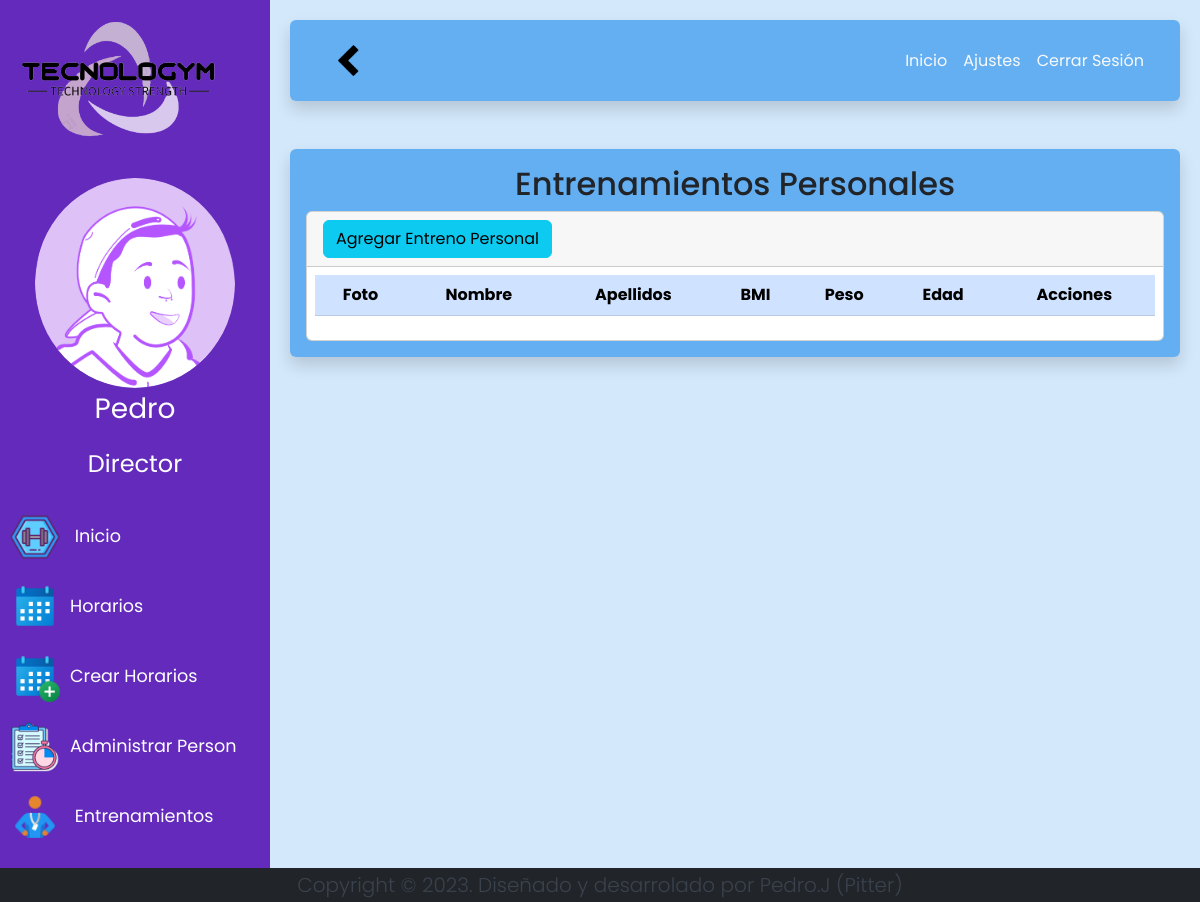
Before: /c_PersonalTraining/showPersonalTraining (signed in) with the older database file.
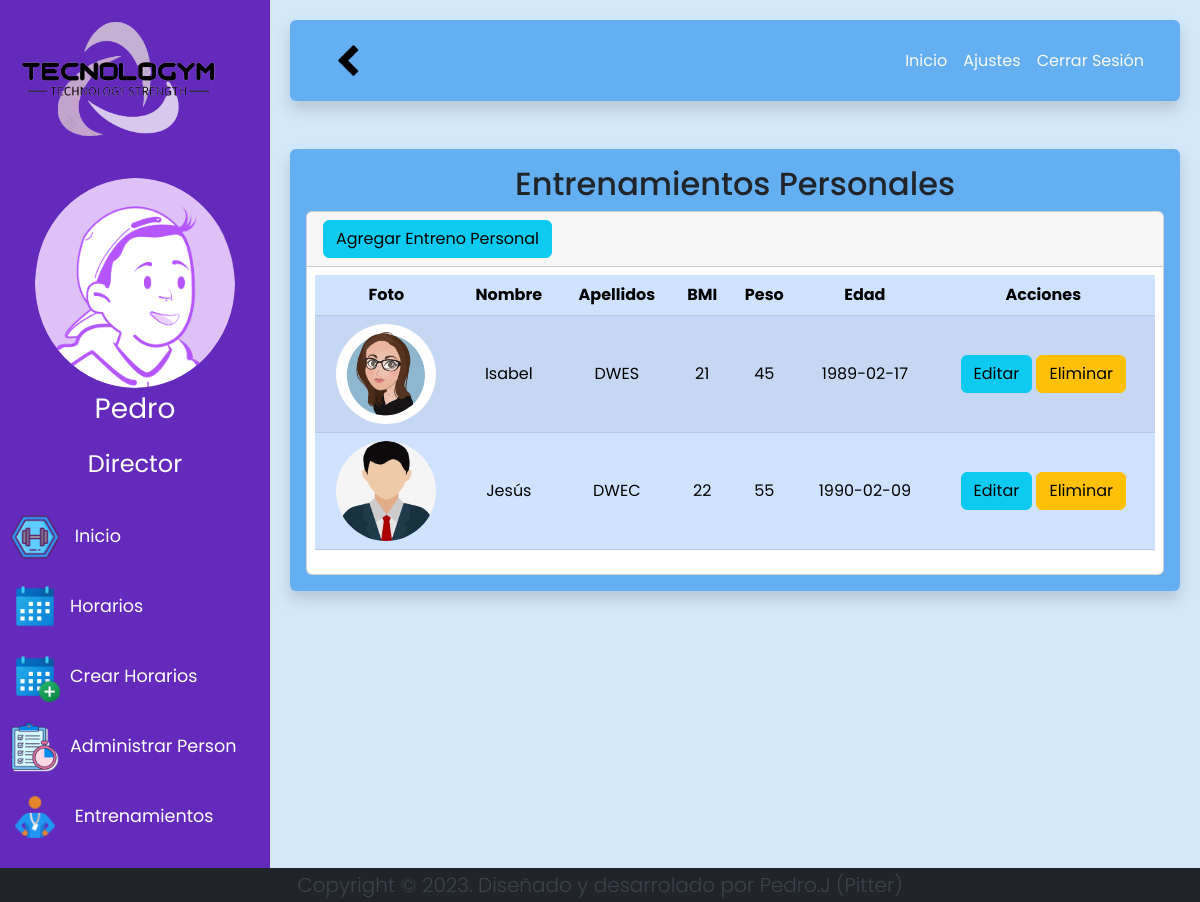
After: the same page with the newer database file.
### tables this page shows
CREATE TABLE `client` (
  `id_client` int(11) NOT NULL,
  `id_person` int(11) NOT NULL,
  `BMI` double NOT NULL DEFAULT 0,
  `weight` double NOT NULL DEFAULT 0,
  `birth_date` date NOT NULL,
  `comments` varchar(255) NOT NULL
);

CREATE TABLE `person` (
  `id_person` int(11) NOT NULL,
  `name` varchar(70) NOT NULL,
  `lastname` varchar(70) NOT NULL,
  `user` varchar(70) DEFAULT NULL,
  `password` varchar(255) DEFAULT NULL,
  `email` varchar(70) DEFAULT NULL,
  `phone` varchar(9) DEFAULT NULL,
  `avatar` varchar(255) DEFAULT NULL
);

### config/core/Controller.php (called while the page is built, shortened)
<?php
abstract class Controller
{
    protected function loadView($view, $params = array())
    {
        return new View($view, $params);
    }
    protected function loadModel($model)
    {
        if (is_file(ROOT . PATH_MODELS . $model . ".php")) {
            return new $model();
        } else {
            throw new Exception("Error, model does not exist");
        }
    }
}
?>

### app/controllers/c_PersonalTraining.php (called while the page is built, shortened)
<?php
class c_PersonalTraining extends Controller
{
    private $m_personalTraining;
    public function __construct()
    {
        $this->m_personalTraining = $this->loadModel("m_PersonalTraining");
    }
    public function showPersonalTraining()
    {
        $datos['clients'] = $this->m_personalTraining->showPersonalTraining();
        $contenido = "v_PersonalTraining";
        $this->loadView("templates/header");
        $this->loadView("templates/sidebar");
        $this->loadView($contenido, $datos);
        $this->loadView("templates/footer");
    }
}
?>

### config/core/Model.php (called while the page is built, shortened)
<?php
class Model
{
    private $host = DB_HOST;
    private $user = DB_USER;
    private $pass = DB_PASS;
    private $dbname = DB_NAME;
    private $dbh;
    private $stmt;
    function __construct()
    {
        $dsn = 'mysql:host=' . $this->host . ';dbname=' . $this->dbname;
        $options = array(
            PDO::ATTR_PERSISTENT => true,
            PDO::ATTR_ERRMODE => PDO::ERRMODE_EXCEPTION,
            PDO::MYSQL_ATTR_INIT_COMMAND => 'SET NAMES utf8'
        );
        try {
            $this->dbh = new PDO($dsn, $this->user, $this->pass, $options);
        } catch (PDOException $e) {
            $this->error = $e->getMessage();
        }
    }
    public function consult($query)
    {
        $this->stmt = $this->dbh->prepare($query);
    }
    public function launch()
    {
        return $this->stmt->execute();
    }
    public function result()
    {
        $this->launch();
        return $this->stmt->fetchAll(PDO::FETCH_ASSOC);
    }
}
?>

### app/models/m_PersonalTraining.php (called while the page is built, shortened)
<?php
class m_PersonalTraining extends Model
{
    public function showPersonalTraining()
    {
        $snt = "SELECT * FROM person INNER JOIN client ON client.id_person = person.id_person;";
        $this->consult($snt);
        return $this->result();
    }
}
?>

### app/views/v_PersonalTraining.php (the view, shortened to what this page needs)
<div class="row-6 fondo-2 shadow p-3 mb-5 rounded">
    <h2 class="text-center">Entrenamientos Personales</h2>
    <div class="card">
        <div class="card-header">
            <a name="addClient" class="btn btn-info" href="<?= BASE_URL . "c_PersonalTraining/addPersonalTraining" ?>" role="button">Agregar Entreno Personal </a>
        </div>
        <div class="table-responsive-sm m-2">
            <table class="table table-primary table-striped table-hover align-baseline">
                <thead>
                    <tr class="text-center">
                        <th scope="col">Foto</th>
                        <th scope="col">Nombre</th>
                        <th scope="col">Apellidos</th>
                        <th scope="col">BMI</th>
                        <th scope="col">Peso</th>
                        <th scope="col">Edad</th>
                        <th scope="col">Acciones</th>
                    </tr>
                </thead>
                <tbody>
                    <?php
                    foreach ($clients as $client) : ?>
                        <tr class="text-center  ">
                            <td scope="row">
                                <?php if (isset($client['avatar']) or $client['avatar'] != NULL) {
                                    echo '<img class="img-fluid rounded-circle" src="' . BASE_URL . IMG_URL . $client['avatar'] . '" width="100" alt="Brand-Tecnologym">';
                                } else {
                                    echo '<img class="img-fluid rounded-circle" src="' . BASE_URL . 'app\assets\img\icons\avatar_person.jpg" width="100" alt="Brand-Tecnologym">';
                                }  ?>
                            </td>
                            <td><?= $client['name'] ?></td>
                            <td><?= $client['lastname'] ?></td>
                            <td><?= $client['BMI'] ?></td>
                            <td><?= $client['weight'] ?></td>
                            <td><?= $client['birth_date'] ?></td>
                            <td>
                                <a name="updatePersonalTraining" class="btn btn-info" href="<?= BASE_URL . "c_PersonalTraining/updateClients/" . $client['id_person'] ?>" type="button">Editar</a>
                                <a id="" class="btn_delete_PT btn btn-warning" role="button">Eliminar</a>
                            </td>
                        </tr>
                    <?php endforeach ?>
                </tbody>
            </table>
        </div>
    </div>
</div>

### app/views/templates/header.php (shortened to what this page needs)
<!doctype html>
<html lang="en">
<head>
    <link href="https://cdn.jsdelivr.net/npm/bootstrap@5.2.1/dist/css/bootstrap.min.css" rel="stylesheet">
    <link rel="stylesheet" href="<?= BASE_URL ?>app\views\css\v_index.css">
</head>

### index.php (shortened to what this page needs)
<?php
$router = new Router();
$method = $router->getMethod();
$parameters = $router->getParams();
$myController = new $controller();
if (empty($parameters)) {
    $myController->$method();
} else {
    $myController->$method($parameters);
}
?>

### config/core/View.php (shortened to what this page needs)
<?php
class View
{
    protected $view;
    protected $params;
    public function __construct($view, $params = array())
    {
        $this->view = $view;
        $this->params = $params;
        $this->render();
    }
    protected function render()
    {
        $this->template = $this->getContentTemplate($this->view);
        echo $this->template;
    }
    protected function getContentTemplate($file)
    {
        $filePath = ROOT . PATH_VIEWS . $file . ".php";
        if (is_file($filePath)) {
            extract($this->params);
            require $filePath;
            $template = ob_get_contents();
            return $template;
        } else {
            throw new Exception("Error, view does not exist " . $filePath);
        }
    }
}
?>

### app/views/templates/sidebar.php (shortened to what this page needs)
<body>
    <div class="wrapper">
        <nav id="sidebar">
            <div class="sidebar-header">
                <a href="<?= BASE_URL . "./c_Users/dashboard" ?>"><img class="img-fluid" src="<?= BASE_URL ?>app/assets/img/Brand_Tecnologym.png" width="200" alt="Brand-Tecnologym"></a>
            </div>
            <div class="sidebar-header text-center push ">
                <?php if (isset($_SESSION['session']['avatar'])) {
                    echo '<img class="img-fluid rounded-circle" src="' . BASE_URL . IMG_URL . $_SESSION['session']['avatar'] . '" width="200" "height=200" alt="Brand-Tecnologym">';
                } else {
                    echo '<img class="img-fluid rounded-circle" src="' . BASE_URL . 'app\assets\img\icons\avatar_person.jpg" width="200" alt="Brand-Tecnologym">';
                } ?>
                <span class="disappear fs-3"><?= $_SESSION['session']['name']; ?></span>
                <span class="disappear fs-4"><?= $_SESSION['session']['role']; ?></span>
            </div>
            <ul class="list-unstyled">
                <li class="active">
                    <a href="<?= BASE_URL . "c_Users/dashboard" ?>">
                        <i class="fas fa-home"><img src="<?= BASE_URL ?>app\assets\img\icons\homeGym2.png" width="50" alt="Inicio"></i>
                        <span class="disappear">Inicio</span>
                    </a>
                </li>
                <li>
                    <?php if ($_SESSION['session']['role'] != "Monitor") {
                        echo "<a href='" . BASE_URL . "c_Schedule/showPersonalSchedule'  class=''>";
                        echo "<i class='fas fa-home'>";
                        echo "<img src='" . BASE_URL . "app\assets\img\icons\schedule2.png' width='50' alt='Horario'>";
                        echo "</i>";
                        echo "<span class='disappear'>Horarios</span>";
                        echo "</a>";
                        echo "<a href='" . BASE_URL . "c_Schedule/createSchedule'>";
                        echo "<i class='fas fa-home'>";
                        echo "<img src='" . BASE_URL . "app\assets\img\icons\schedule_plus2.png' width='50' alt='Crear Horario'>";
                        echo "</i>";
                        echo "<span class='disappear'>Crear Horarios</span></a>";
                        if ($_SESSION['session']['role'] == "Director") {
                            echo "<a href='" . BASE_URL . "c_Users/managePersonal'>";
                            echo "<i class='fas fa-home'>";
                            echo "<img src='" . BASE_URL . "app/assets/img/icons/adminPerson.png' width='50' alt='Administrar Personal'>";
                            echo "</i>";
                            echo "<span class='disappear'>Administrar Person</span></a>";
                        }
                    } ?>
                </li>
                <li>
                    <a href="<?= BASE_URL ?>c_PersonalTraining/showPersonalTraining">
                        <i class="fas fa-home"><img src="<?= BASE_URL ?>app\assets\img\icons\personalTrainer2.png" width="50" alt="Entrenamientos Personales"></i>
                        <span class="disappear">Entrenamientos</span></a>
                </li>
            </ul>
        </nav>
        <div id="content">
            <nav class="fondo-2 shadow p-3 mb-5 rounded navbar navbar-expand-lg navbar-light">
                <div class="container-fluid ">
                    <button type="button" id="sidebarCollapse" class="btn row">
                        <i class="fas fa-home"><img class="rotation" src="<?= BASE_URL ?>app\assets\img\icons\left_arrow.png" width="35" alt="Cerrar Menu"></i>
                    </button>
                    <div class="collapse justify-content-end navbar-collapse" id="navbarSupportedContent">
                        <ul class="nav navbar-nav ml-auto text-end">
                            <li class="nav-item active">
                                <a class="text-light nav-link rounded" href="<?= BASE_URL . "c_Users/dashboard" ?>">Inicio</a>
                            </li>
                            <li class="nav-item">
                                <a class="text-light nav-link rounded" href="<?= BASE_URL . 'c_Users/settings/' . $_SESSION["session"]["id_person"] ?>">Ajustes</a>
                            </li>
                            <li class=" nav-item">
                                <a id="btn_logOut" class="text-light nav-link rounded" href="<?= BASE_URL ?>c_Home/logOut">Cerrar Sesión</a>
                            </li>
                        </ul>
                    </div>
                </div>
            </nav>

### app/views/templates/footer.php (shortened to what this page needs)
</div>
</div>
<footer class="bg-dark text-white text-center justify-content">
    <div class="container">
        <p class="lead m-0">Copyright &copy; 2023. Diseñado y desarrolado por <a href="https://github.com/pitterpj" rel="nofollow">Pedro.J (Pitter)</a></p>
    </div>
</footer>
</body>
</html>

### app/views/css/v_index.css (style rules this page uses)
body { font-family: "Poppins", sans-serif; background: #3698ee37; }
p { font-family: "Poppins", sans-serif; font-size: 1.1em; font-weight: 300; line-height: 1.7em; color: #3a424e; }
a, a:hover, a:focus { color: inherit; text-decoration: none; transition: all 0.3s; }
.navbar { padding: 15px 10px; background: #fff; border: none; border-radius: 0; margin-bottom: 40px; box-shadow: 1px 1px 3px rgba(0, 0, 0, 0.1); }
#sidebar .sidebar-header { transition: 0.5s; }
.wrapper { display: flex; align-items: stretch; }
#sidebar { min-width: 270px; max-width: 270px; background: #642abc; color: #fff; transition: all 0.7s; }
#sidebar .sidebar-header { padding: 20px; }
#sidebar ul li a { padding: 10px; font-size: 1.1em; display: block; }
#sidebar ul li a i { margin-right: 10px; }
#content { width: 100%; padding: 20px; min-height: 100vh; transition: all 0.3s; }
.fondo-2 { background-color: rgba(54, 152, 238, 0.7); }
.rotation { transition: all 0.7s; }

Changed rows visible on the page:
added client: id_person.avatar (picture), id_person.name "Isabel", id_person.lastname "DWES", BMI "21", weight "45", birth_date "1989-02-17"
added client: id_person.avatar (picture), id_person.name "Jesús", id_person.lastname "DWEC", BMI "22", weight "55", birth_date "1990-02-09"
